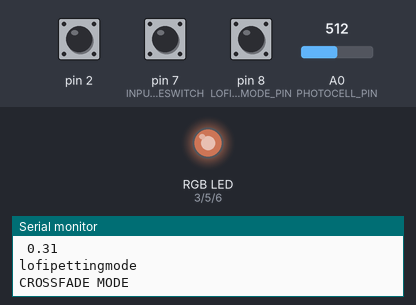
A sketch run on a simulated Arduino Uno, built with avr-gcc and run on an emulated ATmega328P. Parts: an RGB LED mixed from three pins (HIGH = lit), the last lines printed to the serial monitor. The inputs (shaded band) are chosen by the test bench; at power-on: A0 (PHOTOCELL_PIN) = 512, pin 7 (INPUT_BUTTON_MODESWITCH) HIGH, pin 2 HIGH, pin 8 (LOFI_SUBMODE_PIN) HIGH. Dim RGB values are drawn brighter than linear.

Above: at 1.23 s.
1.3 s: A0 (PHOTOCELL_PIN) set to 900
2.8 s: pin 7 (INPUT_BUTTON_MODESWITCH) pulled LOW for 0.15 s
At 2.89 s:
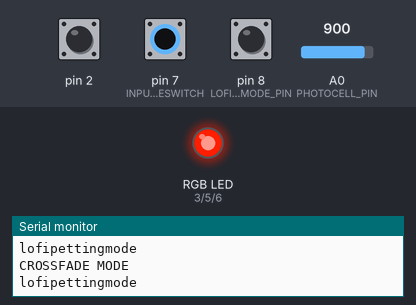
At 3.3 s:
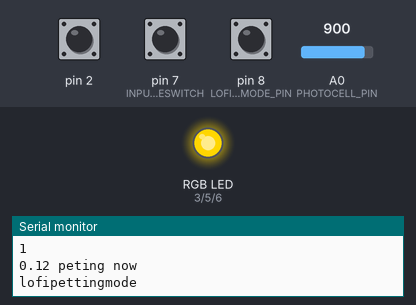
5.8 s: pin 7 (INPUT_BUTTON_MODESWITCH) pulled LOW for 1 s
At 6.4 s:
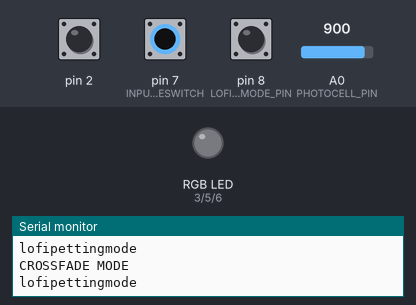
9.8 s: A0 (PHOTOCELL_PIN) set to 848
11.3 s: A0 (PHOTOCELL_PIN) set to 817
At 12.0 s:
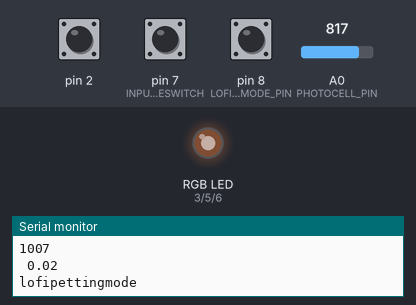
12.8 s: pin 7 (INPUT_BUTTON_MODESWITCH) pulled LOW for 0.15 s
Timing chart, 0 to 16.8 s (numbered marks = the images above; inputs shaded):
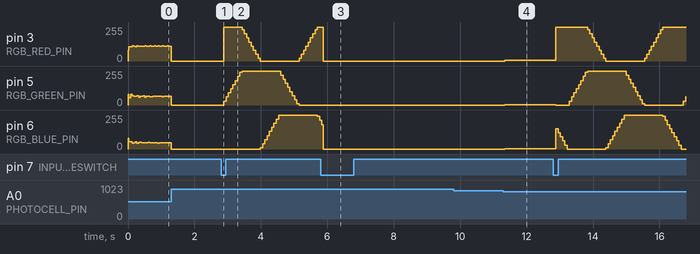

Measured:
- after the input at 2.8 s, pin 5 (RGB_GREEN_PIN): rises from 0/255 to 255/255 in 0.55 s, then falls to 0/255 in 1.7 s; pin 6 (RGB_BLUE_PIN): rises from 0/255 to 255/255 in 0.62 s, then falls to 214/255 in 1.2 s
- after the input at 5.8 s, pin 5 (RGB_GREEN_PIN): stops changing and stays 0/255
- after the input at 11.3 s, pin 3 (RGB_RED_PIN): 0/255 → 5/255 at once; pin 5 (RGB_GREEN_PIN): 0/255 → 3/255 at once; pin 6 (RGB_BLUE_PIN): 0/255 → 2/255 at once

The sketch:

CapyLight.ino
```cpp
#include <CapacitiveSensor.h>
#include "src/RGBConverter/RGBConverter.h"

typedef enum {
  CROSSFADE,
  LOFI,
  // HATS,
  NUMMODES
} MODE;

// RGB LED

typedef struct {
  int r;
  int g;
  int b;
} Color;


// Change this to based on whether you are using a common anode or common cathode
// RGB LED. See: https://makeabilitylab.github.io/physcomp/arduino/rgb-led
// If you are working with a common cathode RGB LED, set this to false.
const boolean COMMON_ANODE = false;

const int RGB_RED_PIN = 3;
const int RGB_GREEN_PIN  = 5;
const int RGB_BLUE_PIN  = 6;
const int DELAY_INTERVAL = 5; // interval in ms between incrementing hues
const byte MAX_RGB_VALUE = 255;

float _hue = 0; //hue varies between 0 - 1
RGBConverter _rgbConverter;

// MODE SWITCH

const int INPUT_BUTTON_MODESWITCH = 7;
const int MODE_SWITCH_DELAY = 40; // in milliseconds

MODE _currentMode;
unsigned long _modeswitchbtn_lastontime;
bool _modeswitchbtn_laststate;


// CROSSFADE
typedef struct {
  Color white;
  Color yellow;
  Color warmYellow;
  Color red;
} Mood;

const float CROSSFADE_SPEED = 1000.0; // defines how fast the LED fades thru the entire _colorSet. 100=fast 1000=slow (looks nice tho)
const int COLORSET_SIZE = 7;
const uint8_t PHOTOCELL_PIN = A0;
const int PHOTOCELL_OFFSET = 190; // offset to account for ambient light (ceiling lights, etc.) so it's not white all the time
Color _colorSet[COLORSET_SIZE];
float _crossfade_currFraction;
int _i = 0;
float _currBrightness = 0.0;

// LOFI
const int petThreshold = 1500; // how long until the pet sensing resets (ms)
const int LOFI_HUE_STEP = 2;
const int LOFI_RES_CHANGE_THRESHOLD = 2;

const int LOFI_SUBMODE_PIN = 8; // pin for switch to select petting or lofi resistor.

CapacitiveSensor cs_4_2 = CapacitiveSensor(4,2);        // 10M resistor between pins 4 & 2, pin 2 is sensor pin, add a wire and or foil if desired
int _petCounter;
bool lastCapState;
unsigned long lastLowState;
int _lastLofiResVal;

// HATS

Mood _moods;

void setup() {
  Serial.begin(9600);

  // Set the RGB pins to output
  pinMode(RGB_RED_PIN, OUTPUT);
  pinMode(RGB_GREEN_PIN, OUTPUT);
  pinMode(RGB_BLUE_PIN, OUTPUT);

  setColor(255, 255, 255);

  _currentMode = CROSSFADE;
  _moods.white = {255, 255, 255};
  _moods.yellow = {150, 40, 0};
  _moods.warmYellow = {220, 40, 0};
  _moods.red = {220, 0, 0};

  _colorSet[0] = _moods.white;
  _colorSet[1] = _moods.yellow;
  _colorSet[2] = _moods.warmYellow;
  _colorSet[3] = _moods.red;
  _colorSet[4] = _moods.warmYellow;
  _colorSet[5] = _moods.yellow;
  _colorSet[6] = _moods.white;

  _modeswitchbtn_lastontime = millis();
  _modeswitchbtn_laststate = LOW;
  pinMode(INPUT_BUTTON_MODESWITCH, INPUT_PULLUP);

  cs_4_2.set_CS_AutocaL_Millis(0xFFFFFFFF);

  pinMode(8, INPUT_PULLUP);

  _petCounter = 0;
}

void loop() {

  checkChangeMode();
  Serial.println("lofipettingmode");
  switch (_currentMode) {
    // case HATS:
    //   hatsMode();
    //   break;
    case LOFI:
      lofiMode();
      break;
    case CROSSFADE:
    default:
      crossfadeMode();
      break;
  }
  delay(10);
}

void crossfadeMode() {
  Serial.println("CROSSFADE MODE");

  int lightVal = analogRead(A0);

  // add offset
  lightVal += PHOTOCELL_OFFSET;

  if (lightVal > 1023) {
    setColor(0,0,0);
    return;
  }

  Serial.println(lightVal);
  Serial.print(" ");

  float inverse = 1.0 - (lightVal / 1023.0);
  _currBrightness = inverse;
  Serial.print(_currBrightness);
  Serial.println(" ");

  _crossfade_currFraction = _i / CROSSFADE_SPEED;
  Color currentColor = interpolateColorSet(_crossfade_currFraction);

  double hsl[3];
  _rgbConverter.rgbToHsl(currentColor.r, currentColor.g, currentColor.b, hsl);

  hsl[2] = _currBrightness;

  byte rgb[3];
  _rgbConverter.hslToRgb(hsl[0], hsl[1], hsl[2], rgb);

  setColor(rgb[0], rgb[1], rgb[2]);


  // setColor(currentColor.r, currentColor.g, currentColor.b);
  _i = (_i + 1) % static_cast<int>(CROSSFADE_SPEED);
  // _currBrightness = (_currBrightness + 1) % 1
  // _currBrightness = _crossfade_currFraction;
  // Serial.println(_currBrightness);

}

void lofiMode() {
  // Serial.println("LOFI MODE");

  int lofiSubmode = digitalRead(LOFI_SUBMODE_PIN);

  if (lofiSubmode == HIGH) {
    lofiPettingMode();
  } else {
    lofiVariableReistorMode();
  }
}

void lofiPettingMode() {
  Serial.println("petting mode");
  long sense =  cs_4_2.capacitiveSensor(3);
  Serial.print("sensor val: ");
  Serial.println(sense);
  bool isPetting = sense > 0 ? HIGH : LOW;

  Serial.println(isPetting);

  // enter low state
  // time since last low state
  if (isPetting == HIGH) {
    _petCounter += LOFI_HUE_STEP;

    _hue = _petCounter / 100.0;

    byte rgb[3];
    _rgbConverter.hslToRgb(_hue, 1, 0.5, rgb);
    Serial.print(_hue);
    Serial.print(" ");
    Serial.println("peting now");
    setColor(rgb[0], rgb[1], rgb[2]);

    lastLowState = 0;
  } else if (isPetting == LOW) {
    lastLowState = millis();
  }

  // reset pet counter after 1.5 seconds
  if (isPetting == LOW && millis() - lastLowState > petThreshold) {
    _petCounter = 0;
  }

  // lastCapState = isPetting;

  // Serial.print(isPetting);                  // print sensor output 1
  // Serial.print(" ");
  // Serial.print(sense);                  // print sensor output 1
  // Serial.print(" ");
  // Serial.println(_petCounter);
  _petCounter = _petCounter % 100;
}

void lofiVariableReistorMode() {
  int lofiResVal = analogRead(A5);

  // only if there is change (WITHIN LOFI_RES_CHANGE_THRESHOLD) in the lofiRes, change color
  // int delta = abs(lofiResVal - _lastLofiResVal);
  // if (delta > LOFI_RES_CHANGE_THRESHOLD) {
  Serial.println("changing with lofi resistor");
  Serial.println(lofiResVal);

  _hue = lofiResVal / 1023.0;

  byte rgb[3];
  _rgbConverter.hslToRgb(_hue, 1, 0.5, rgb);

  setColor(rgb[0], rgb[1], rgb[2]);

  _petCounter = 0;

  _lastLofiResVal = lofiResVal;
  // }
}

// void hatsMode() {
//   int hatVal = analogRead(A2);

//   if (hatVal <= 500 && hatVal > 400 ) {
//     Serial.println("Orange");
//     setColor(_moods.red);

//   } else if (hatVal <= 200 && hatVal > 100) {
//     Serial.println("Propeller");
//     setColor(_moods.yellow);

//   } else if (hatVal <= 700 && hatVal > 600) {
//     Serial.println("Watermelon");
//     setColor(_moods.warmYellow);

//   } else {
//     Serial.println("White");
//     setColor(_moods.white);
//   }

// }


void checkChangeMode() {
  int buttonState = readButtonPullUp(INPUT_BUTTON_MODESWITCH);
  // Serial.println(buttonState);
  if (buttonState != -1 && buttonState == HIGH) {
    _currentMode = (_currentMode + 1) % NUMMODES;
  }
}

/**
 * Reads the chosen input pin assuming it is an INTERNAL_PULL_UP input pin.
 * Reverses the values so that returning LOW means switch open, and HIGH means switch closed.
 * Provides debouncing; returns -1 if called during a debounce window.
*/
int readButtonPullUp(int inputPin) {
  int buttonPullUpVal = digitalRead(inputPin);
  if (buttonPullUpVal != _modeswitchbtn_laststate && millis() - _modeswitchbtn_lastontime >= MODE_SWITCH_DELAY) {
    _modeswitchbtn_laststate = buttonPullUpVal;
    _modeswitchbtn_lastontime = millis();

    return !_modeswitchbtn_laststate;
  }
  return -1;
}

/**
 * This is from https://makeabilitylab.github.io/physcomp/arduino/rgb-led-fade.html
 * setColor takes in values between 0 - 255 for the amount of red, green, and blue, respectively
 * where 255 is the maximum amount of that color and 0 is none of that color. You can illuminate
 * all colors by intermixing different combinations of red, green, and blue.
 *
 * This function is based on https://gist.github.com/jamesotron/766994
 */
void setColor(int red, int green, int blue)
{
  // If a common anode LED, invert values
  if(COMMON_ANODE == true){
    red = MAX_RGB_VALUE - red;
    green = MAX_RGB_VALUE - green;
    blue = MAX_RGB_VALUE - blue;
  }
  analogWrite(RGB_RED_PIN, red);
  analogWrite(RGB_GREEN_PIN, green);
  analogWrite(RGB_BLUE_PIN, blue);
}

void setColor(Color rgb)
{
  setColor(rgb.r, rgb.g, rgb.b);
}

/**
 * Interpolate between two RGB colors
 * From https://sl.bing.net/j1UrqXYF0k8
*/
Color interpolate(const Color& color1, const Color& color2, float fraction) {
    Color result;
    result.r = static_cast<int>((color2.r - color1.r) * fraction + color1.r);
    result.g = static_cast<int>((color2.g - color1.g) * fraction + color1.g);
    result.b = static_cast<int>((color2.b - color1.b) * fraction + color1.b);
    return result;
}

/**
 * Given two Colors, call setColor() every DELAY_INTERVAL,
 * linearly interpolating between these two Colors.
*/
void interpolateColor(Color color1, Color color2) {
  for (int i = 1; i < 101; i++) {
    float fraction = i / 100.0;
    Color interpolatedColor = interpolate(color1, color2, fraction);
    setColor(interpolatedColor.r, interpolatedColor.g, interpolatedColor.b);
    delay(DELAY_INTERVAL);
  }
}

// Interpolate between a set of colors
// Thanks Chat https://sl.bing.net/dADkpPUXIRw
Color interpolateColorSet(float fraction) {
    int segmentCount = COLORSET_SIZE - 1;
    int segmentIndex = static_cast<int>(fraction * segmentCount);
    float segmentFraction = fraction * segmentCount - segmentIndex;

    const Color& color1 = _colorSet[segmentIndex];
    const Color& color2 = _colorSet[segmentIndex + 1];

    Color interpolatedColor;
    interpolatedColor.r = static_cast<int>((color2.r - color1.r) * segmentFraction + color1.r);
    interpolatedColor.g = static_cast<int>((color2.g - color1.g) * segmentFraction + color1.g);
    interpolatedColor.b = static_cast<int>((color2.b - color1.b) * segmentFraction + color1.b);

    return interpolatedColor;
}
```

RGBConverter.cpp
```cpp
/*
 * RGBConverter.h - Arduino library for converting between RGB, HSV and HSL
 *
 * Ported from the Javascript at http://mjijackson.com/2008/02/rgb-to-hsl-and-rgb-to-hsv-color-model-conversion-algorithms-in-javascript
 * The hard work was Michael's, all the bugs are mine.
 *
 * Robert Atkins, December 2010 (ratkins_at_fastmail_dot_fm).
 *
 * https://github.com/ratkins/RGBConverter
 *
 */
#include "RGBConverter.h"

/**
 * Converts an RGB color value to HSL. Conversion formula
 * adapted from http://en.wikipedia.org/wiki/HSL_color_space.
 * Assumes r, g, and b are contained in the set [0, 255] and
 * returns h, s, and l in the set [0, 1].
 *
 * @param   Number  r       The red color value
 * @param   Number  g       The green color value
 * @param   Number  b       The blue color value
 * @return  Array           The HSL representation
 */
void RGBConverter::rgbToHsl(byte r, byte g, byte b, double hsl[]) {
    double rd = (double) r/255;
    double gd = (double) g/255;
    double bd = (double) b/255;
    double max = threeway_max(rd, gd, bd);
    double min = threeway_min(rd, gd, bd);
    double h, s, l = (max + min) / 2;

    if (max == min) {
        h = s = 0; // achromatic
    } else {
        double d = max - min;
        s = l > 0.5 ? d / (2 - max - min) : d / (max + min);
        if (max == rd) {
            h = (gd - bd) / d + (gd < bd ? 6 : 0);
        } else if (max == gd) {
            h = (bd - rd) / d + 2;
        } else if (max == bd) {
            h = (rd - gd) / d + 4;
        }
        h /= 6;
    }
    hsl[0] = h;
    hsl[1] = s;
    hsl[2] = l;
}

/**
 * Converts an HSL color value to RGB. Conversion formula
 * adapted from http://en.wikipedia.org/wiki/HSL_color_space.
 * Assumes h, s, and l are contained in the set [0, 1] and
 * returns r, g, and b in the set [0, 255].
 *
 * @param   Number  h       The hue
 * @param   Number  s       The saturation
 * @param   Number  l       The lightness
 * @return  Array           The RGB representation
 */
void RGBConverter::hslToRgb(double h, double s, double l, byte rgb[]) {
    double r, g, b;

    if (s == 0) {
        r = g = b = l; // achromatic
    } else {
        double q = l < 0.5 ? l * (1 + s) : l + s - l * s;
        double p = 2 * l - q;
        r = RGBConverter::hue2rgb(p, q, h + 1/3.0);
        g = RGBConverter::hue2rgb(p, q, h);
        b = RGBConverter::hue2rgb(p, q, h - 1/3.0);
    }

    rgb[0] = r * 255;
    rgb[1] = g * 255;
    rgb[2] = b * 255;
}

/**
 * Converts an RGB color value to HSV. Conversion formula
 * adapted from http://en.wikipedia.org/wiki/HSV_color_space.
 * Assumes r, g, and b are contained in the set [0, 255] and
 * returns h, s, and v in the set [0, 1].
 *
 * @param   Number  r       The red color value
 * @param   Number  g       The green color value
 * @param   Number  b       The blue color value
 * @return  Array           The HSV representation
 */
void RGBConverter::rgbToHsv(byte r, byte g, byte b, double hsv[]) {
    double rd = (double) r/255;
    double gd = (double) g/255;
    double bd = (double) b/255;
    double max = threeway_max(rd, gd, bd), min = threeway_min(rd, gd, bd);
    double h, s, v = max;

    double d = max - min;
    s = max == 0 ? 0 : d / max;

    if (max == min) {
        h = 0; // achromatic
    } else {
        if (max == rd) {
            h = (gd - bd) / d + (gd < bd ? 6 : 0);
        } else if (max == gd) {
            h = (bd - rd) / d + 2;
        } else if (max == bd) {
            h = (rd - gd) / d + 4;
        }
        h /= 6;
    }

    hsv[0] = h;
    hsv[1] = s;
    hsv[2] = v;
}

/**
 * Converts an HSV color value to RGB. Conversion formula
 * adapted from http://en.wikipedia.org/wiki/HSV_color_space.
 * Assumes h, s, and v are contained in the set [0, 1] and
 * returns r, g, and b in the set [0, 255].
 *
 * @param   Number  h       The hue
 * @param   Number  s       The saturation
 * @param   Number  v       The value
 * @return  Array           The RGB representation
 */
void RGBConverter::hsvToRgb(double h, double s, double v, byte rgb[]) {
    double r, g, b;

    int i = int(h * 6);
    double f = h * 6 - i;
    double p = v * (1 - s);
    double q = v * (1 - f * s);
    double t = v * (1 - (1 - f) * s);

    switch(i % 6){
        case 0: r = v, g = t, b = p; break;
        case 1: r = q, g = v, b = p; break;
        case 2: r = p, g = v, b = t; break;
        case 3: r = p, g = q, b = v; break;
        case 4: r = t, g = p, b = v; break;
        case 5: r = v, g = p, b = q; break;
    }

    rgb[0] = r * 255;
    rgb[1] = g * 255;
    rgb[2] = b * 255;
}

double RGBConverter::threeway_max(double a, double b, double c) {
    return max(a, max(b, c));
}

double RGBConverter::threeway_min(double a, double b, double c) {
    return min(a, min(b, c));
}

double RGBConverter::hue2rgb(double p, double q, double t) {
    if(t < 0) t += 1;
    if(t > 1) t -= 1;
    if(t < 1/6.0) return p + (q - p) * 6 * t;
    if(t < 1/2.0) return q;
    if(t < 2/3.0) return p + (q - p) * (2/3.0 - t) * 6;
    return p;
}
```

RGBConverter.h
```cpp
/*
 * RGBConverter.h - Arduino library for converting between RGB, HSV and HSL
 *
 * Ported from the Javascript at http://mjijackson.com/2008/02/rgb-to-hsl-and-rgb-to-hsv-color-model-conversion-algorithms-in-javascript
 * The hard work was Michael's, all the bugs are mine.
 *
 * Robert Atkins, December 2010 (ratkins_at_fastmail_dot_fm).
 *
 * https://github.com/ratkins/RGBConverter
 *
 */
#ifndef RGBConverter_h
#define RGBConverter_h

#if (ARDUINO >= 100)
 #include <Arduino.h>
#else
 #include <Arduino.h>
#endif

class RGBConverter {

public:
    /**
     * Converts an RGB color value to HSL. Conversion formula
     * adapted from http://en.wikipedia.org/wiki/HSL_color_space.
     * Assumes r, g, and b are contained in the set [0, 255] and
     * returns h, s, and l in the set [0, 1].
     *
     * @param   byte    r       The red color value
     * @param   byte    g       The green color value
     * @param   byte    b       The blue color value
     * @param   double  hsl[]   The HSL representation
     */
    void rgbToHsl(byte r, byte g, byte b, double hsl[]);

    /**
     * Converts an HSL color value to RGB. Conversion formula
     * adapted from http://en.wikipedia.org/wiki/HSL_color_space.
     * Assumes h, s, and l are contained in the set [0, 1] and
     * returns r, g, and b in the set [0, 255].
     *
     * @param   double  h       The hue
     * @param   double  s       The saturation
     * @param   double  l       The lightness
     * @return  byte    rgb[]   The RGB representation
     */
    void hslToRgb(double h, double s, double l, byte rgb[]);

    /**
     * Converts an RGB color value to HSV. Conversion formula
     * adapted from http://en.wikipedia.org/wiki/HSV_color_space.
     * Assumes r, g, and b are contained in the set [0, 255] and
     * returns h, s, and v in the set [0, 1].
     *
     * @param   byte  r       The red color value
     * @param   byte  g       The green color value
     * @param   byte  b       The blue color value
     * @return  double hsv[]  The HSV representation
     */
    void rgbToHsv(byte r, byte g, byte b, double hsv[]);

    /**
     * Converts an HSV color value to RGB. Conversion formula
     * adapted from http://en.wikipedia.org/wiki/HSV_color_space.
     * Assumes h, s, and v are contained in the set [0, 1] and
     * returns r, g, and b in the set [0, 255].
     *
     * @param   double  h       The hue
     * @param   double  s       The saturation
     * @param   double  v       The value
     * @return  byte    rgb[]   The RGB representation
     */
    void hsvToRgb(double h, double s, double v, byte rgb[]);

private:
    double threeway_max(double a, double b, double c);
    double threeway_min(double a, double b, double c);
    double hue2rgb(double p, double q, double t);
};

#endif
```
